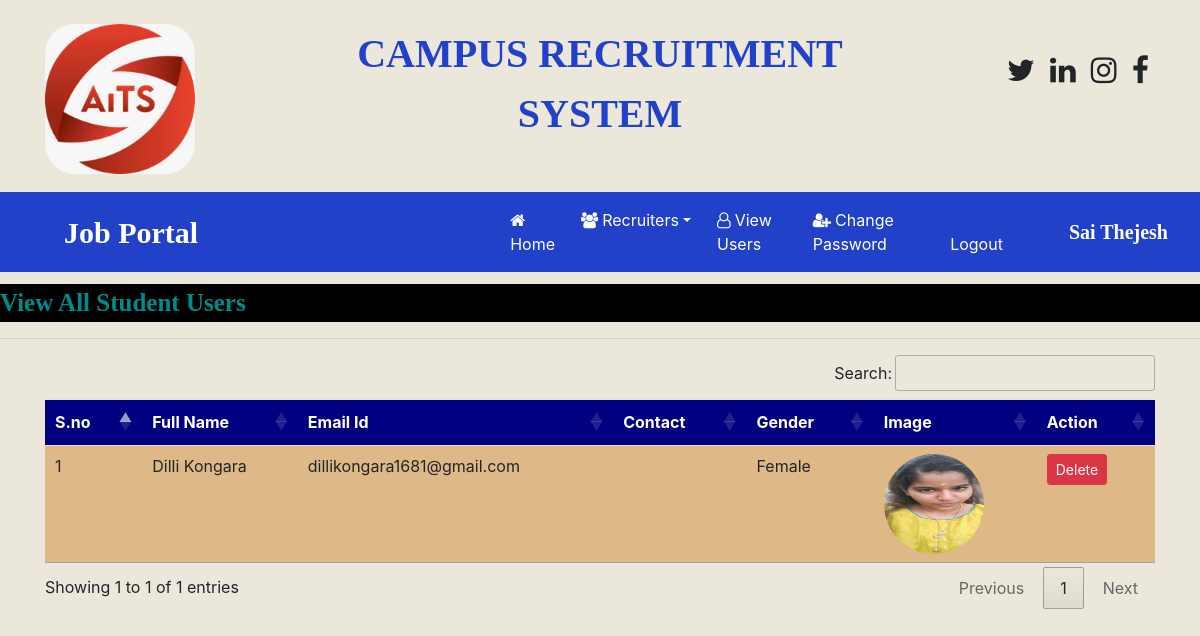
Screenshot of /view_users/ (signed in) with the database file from the repository.
### OnlinejobportalApp/models.py (models this page shows, shortened)
class StudentUser(models.Model):
	user =models.ForeignKey(User,on_delete=models.CASCADE)
	mobile = models.CharField(max_length=10,null=True)
	image= models.FileField(null=True)
	gender=models.CharField(max_length=10,null=True)
	type = models.CharField(max_length=10,null=True)

### OnlinejobportalApp/views.py (the view)
# urls.py: path('view_users/',views.view_users,name='view_users'),
def view_users(request):
	if not request.user.is_authenticated:
		return redirect('admin_login')
	data = StudentUser.objects.all()
	d={'data':data}
	return render(request,'html/view_users.html',d)

### OnlinejobportalApp/templates/html/view_users.html
{% load static %}
{% block body %}
{% include 'html/admin_navigation.html' %}
<marquee style="font-family: 'Algerian'; font-size: 25px; color: darkcyan; background-color: black;font-weight: bold;margin-top: 1%">
	View All Student Users
</marquee>
<hr>
<div class="container">
<table class="table table-hover" id="example">
	<thead>
		<tr style = "background-color: #000080;color:white">
			<th>S.no</th>
			<th>Full Name</th>
			<th>Email Id</th>
			<th>Contact</th>
			<th>Gender</th>
			<th>Image</th>
			<th>Action</th>
		</tr>
	</thead>
	<tbody>
		{% for i in data %}
		<tr style = "background-color: #DEB887">
			<td>{{forloop.counter}}</td>
			<td>{{i.user.first_name}} {{i.user.last_name}}</td>
			<td>{{i.user.username}}</td>
			<td>{{i.moblie}}</td>
			<td>{{i.gender}}</td>
			<td><img src="{{i.image.url}}" style="width: 100px; height: 100px; border-radius: 50%;"></td>
			<td><a href="{% url 'delete_user' i.user.id %}" class="btn btn-danger btn-sm " onclick="return confirm(' Are you Sure ?')">Delete</a></td>
		</tr>
		{% endfor %}
	</tbody>
</table>
</div>
{% endblock %}

### OnlinejobportalApp/templates/html/admin_navigation.html (shortened to what this page needs)
<!DOCTYPE html>
<html>
<head>
	{% load static %}
  <link rel="stylesheet" href="https://maxcdn.bootstrapcdn.com/bootstrap/4.5.2/css/bootstrap.min.css">
  <link rel="stylesheet" href="https://cdnjs.cloudflare.com/ajax/libs/font-awesome/4.7.0/css/font-awesome.min.css">
<link rel="stylesheet" href="https://cdnjs.cloudflare.com/ajax/libs/font-awesome/4.7.0/css/font-awesome.min.css">
<link rel ="stylesheet" href="https://cdn.datatables.net/1.10.24/css/jquery.dataTables.min.css">
<link rel ="stylesheet" href= "https://cdn.datatables.net/buttons/1.7.0/css/buttons.dataTables.min.css">
</head>
<body>
	<div class="container">
		<div class="row">
			<div class="col-sm-3 mt-4">
				<img class="logoimage"src="{% static 'images/aitslogo.jpeg' %}" style="width:150px; height:100px text-align=center ; border-radius: 30px; ">
			</div>
			<div class="col-sm-6 mt-4 text-center">
				<span style="font-weight: bold ;text-align:center; font-size: 40px; font-family: times">
					<span class="heading">CAMPUS RECRUITMENT SYSTEM</span>
				</span>
			</div>
			<div class="col-sm-3 mt-5" style="padding-left: 10%">
				<span style="font-weight: bold; font-size: 30px">
					<span><i class="fa fa-twitter pl-2"></i></span>
					<span><i class="fa fa-linkedin pl-2"></i></span>
					<span><i class="fa fa-instagram pl-2"></i></span>
					<span><i class="fa fa-facebook pl-2"></i></span>
				</span>
			</div>
		</div>
	</div>
<nav class="navbar navbar-expand-sm" style="background-color: #2241c9">
	<a class="navbar-brand text-white pl-5 font-weight-bold" style="font-family: 'Algerian'; font-size: 30px ">Job Portal</a>
	<ul class="navbar-nav">
		<li class="nav-item">
			<a class="nav-link" href=" {%url 'admin_home'%}" style="margin-left: 288px"><i class="fa fa-home mr-1"></i>Home</a>
		</li>
		<li class="nav-item dropdown">
			<a class="nav-link dropdown-toggle" href="#" data-toggle="dropdown"><i class="fa fa-users mr-1"></i>Recruiters</a>
		</li>
		<li class="nav-item">
			<a class="nav-link" href="{% url 'view_users' %}"><i class="fa fa-user-o mr-1"></i>View Users</a>
		</li>
		<li class="nav-item">
			<a class="nav-link" href="{% url 'change_passwordadmin' %}"><i class="fa fa-user-plus mr-1"></i>Change Password</a>
		</li>
		<li class="nav-item">
			<a class="nav-link" href="{% url 'Logout' %}">Logout</a>
		</li>
	</ul>
	<a class="navbar-brand text-white pl-5 font-weight-bold" style="font-family: 'Algerian'; font-size: 20px ">{{request.user.first_name}} {{request.user.last_name}}</a>
</nav>
</body>
</html>

### OnlinejobportalApp/templates/html/admin_navigation.html (style rules this page uses)
.nav-link { color:white !important; margin-right: 10px; }
body { background-color: #EBE8DB; }
.heading { color:#2241c9 ; }
.logoimage { margin-bottom: 18px; }

### rows the page displays
StudentUser: user.first_name "Dilli", user.last_name "Kongara", user.username "dillikongara1681@gmail.com", gender "Female", image (picture)

### other values shown
{{ request.user.first_name }} "Sai"
{{ request.user.last_name }} "Thejesh"
